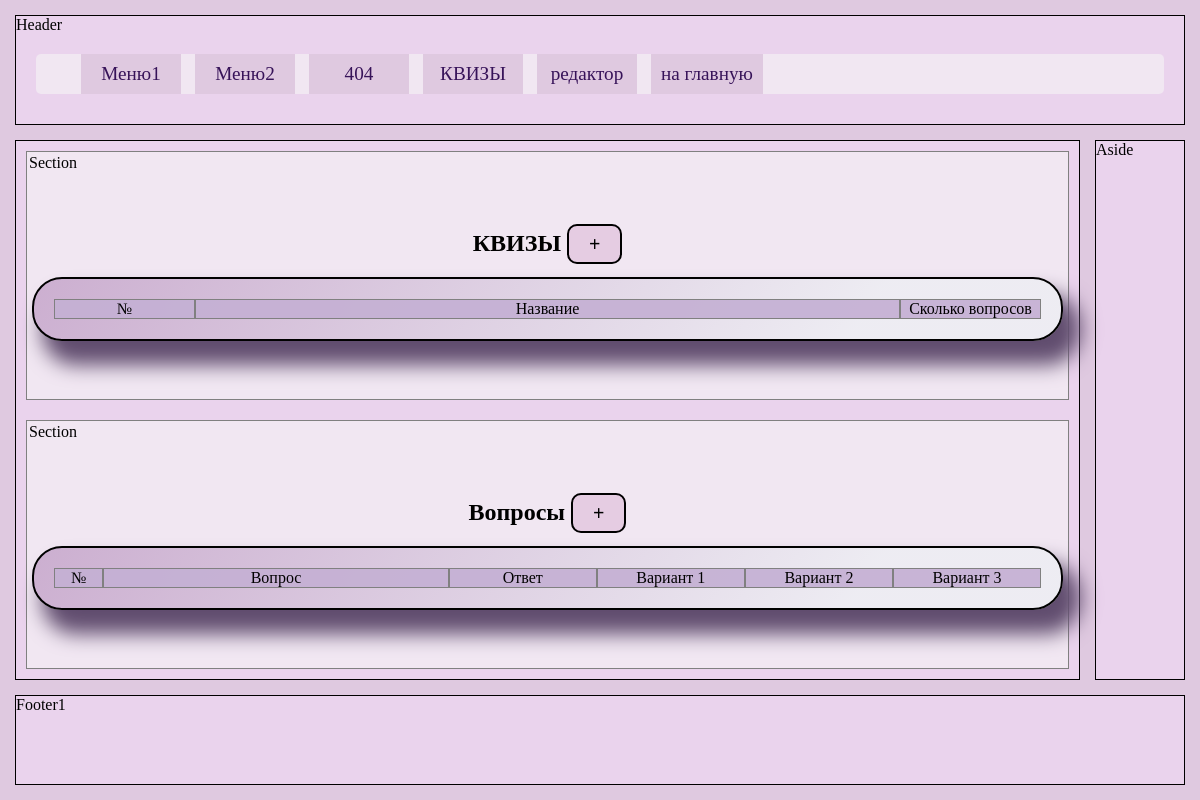
Page /quizes_view/ on the earlier database version.
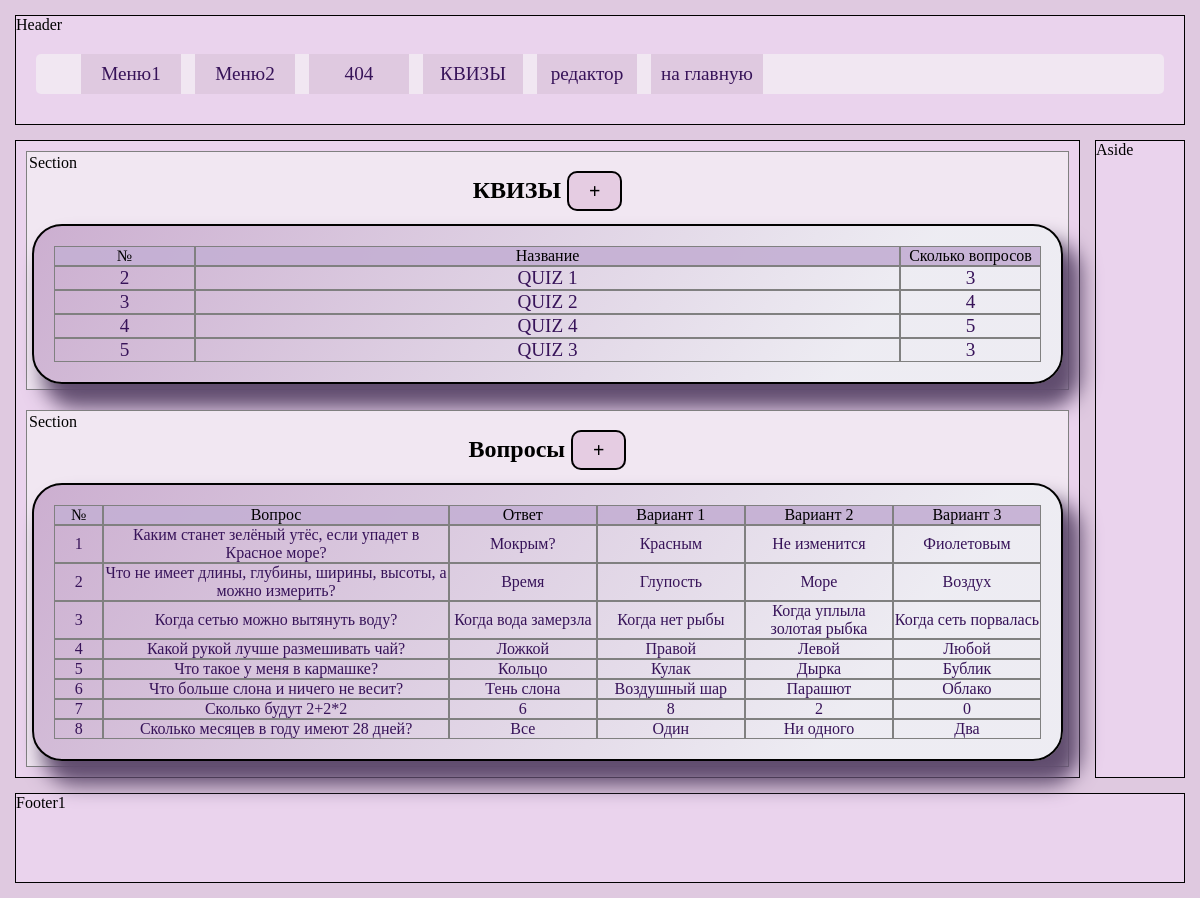
Same page on the later database version.
### models.py (models this page shows, shortened)
class Quiz(db.Model):
    id = db.Column(db.Integer, primary_key = True)
    name = db.Column(db.String(100))
    user_id = db.Column(db.Integer, db.ForeignKey('user.id'))

class Question(db.Model):
    id = db.Column(db.Integer, primary_key = True)
    question = db.Column(db.String(250), nullable=False)
    answer = db.Column(db.String(100), nullable=False)
    wrong1 = db.Column(db.String(100), nullable=False)
    wrong2 = db.Column(db.String(100), nullable=False)
    wrong3 = db.Column(db.String(100), nullable=False)
    quiz = db.relationship(
                'Quiz',
                secondary=quiz_question, backref = 'question')

### main.py (the view)
@app.route('/quizes_view/', methods = ['POST', 'GET'])
def view_quiz_edit():
    quizes = Quiz.query.all()
    questions = Question.query.all()
    return render_template('quizes_view.html',
                           html_config = html_config,
                           quizes = quizes,
                           questions = questions,
                           len = len)

### templates/quizes_view.html
{% extends "base.html" %}
{% block main_menu %}
    {{ super() }}
    {% include 'quiz_menu.html' %}
{% endblock %}
{% block content1_head %}
    <h2>КВИЗЫ <a class="button" href="#modal1">+</a></h2>
{% endblock %}
{% block content1 %}
    <div class="quizes quiz_form">
        <div class="quiz-row quiz-hrow">
            <div class="quiz-col">№</div>
            <div class="quiz-col">Название</div>
            <div class="quiz-col">Сколько вопросов</div>
        </div>
        {% for q in quizes %}
        <a href="#">
            <div class="quiz-row">
                <div class="quiz-col">{{ loop.index+1 }}</div>
                <div class="quiz-col">{{ q.name }}</div>
                <div class="quiz-col">{{ len(q.question) }}</div>
            </div>
        </a>
        {% endfor %}
    </div>
{% endblock %}
{% block content2_head %}
    <h2>Вопросы  <a class="button" href="#modal2">+</a></h2>
{% endblock %}
{% block content2 %}
<div class="questions quiz_form">
    {% include 'form_questions_tab.html' %}
</div>
{% endblock %}

### templates/base.html (shortened to what this page needs)
<!DOCTYPE html>
<html lang="en">
<head>
    <link rel="stylesheet" href="{{ url_for('static', filename='css/main.css') }}">
    <link rel="stylesheet" href="{{ url_for('static', filename='css/quiz.css') }}">
</head>
<body>
    <header >Header
        <nav>
            <ul class="main-menu">
                {% block main_menu %}
                {% include 'menu_main.html' %}
                {% endblock %}
            </ul>
        </nav>
    </header>
    <main>
        <section class="info">
            <p class="base-info">Section</p>
            {% block content1_head %}{% endblock %}
            {% block content1 %}{% endblock %}
        </section>
        <section class="content">
            <p class="base-info">Section</p>
            {% block content2_head %}
            {% endblock %}
            {% block content2 %}{% endblock %}
    </section>
    </main>
    <aside>Aside</aside>
    <footer>Footer1</footer>
</body>
</html>

### templates/menu_main.html (shortened to what this page needs)
<li><a href="#">Меню1</a></li>
<li><a href="#">Меню2</a></li>
<li><a href="err404">404</a></li>
<li><a href="\quiz\">КВИЗЫ</a></li>

### templates/quiz_menu.html
{% block main_menu %}
    {% if html_config['admin'] %}
        <li> <a href="/quizes_view/"> редактор </a></li>
    {% endif %}
    <li> <a href="/"> на главную </a></li>
{% endblock %}

### templates/form_questions_tab.html (shortened to what this page needs)
<div class="question-row question-hrow">
    <div class="quiz-col">№</div>
    <div class="quiz-col">Вопрос</div>
    <div class="quiz-col">Ответ</div>
    <div class="quiz-col">Вариант 1</div>
    <div class="quiz-col">Вариант 2</div>
    <div class="quiz-col">Вариант 3</div>
</div>
{% for q in questions %}
<a href="#">
    <div class="question-row">
        <div class="quiz-col">
            {{ loop.index }}
        </div>
        <div class="quiz-col">{{ q.question }}</div>
        <div class="quiz-col">{{ q.answer }}</div>
        <div class="quiz-col">{{ q.wrong1 }}</div>
        <div class="quiz-col">{{ q.wrong2 }}</div>
        <div class="quiz-col">{{ q.wrong3 }}</div>
    </div>
</a>
{% endfor %}

### static/css/main.css (style rules this page uses)
* { box-sizing: border-box; }
body { background-image: url(https://kinderbooks.ru/800/600/https/st.depositphotos.com/2565305/5011/v/450/depositphotos_50111615-stock-illustration-abstract-light-purple-background.jpg); min-height: 100vh; margin: auto; padding: 10px; background-color: #dfc9e0; width: 100vw; max-width: 1200px; display: grid; grid-template-columns: 1fr 100px; grid-template-rows: 120px 1fr 100px; gap: 5px; }
nav ul { border-radius: 5px; }
a { text-decoration: none; color: rgb(55, 19, 89); font-size: 1.2rem; }
.main-menu { margin: 20px; background-color: rgb(241, 231, 242); }
.main-menu > li { display: inline-block; padding: 9px 10px; background-color: #dfc9e0; margin: 0px 5px; transition: 500ms; min-width: 100px; text-align: center; }
header, footer { grid-column: 1/3; }
main { grid-column: 1/2; display: grid; }
aside { grid-row: 2/3; grid-column: 2/3; }
header, main, aside, footer { background-color: #ead3ed; border: 1px solid; margin: 5px; transition: all 100ms linear; }
header { position: relative; }
section { position: relative; margin: 10px; padding: 5px; border: 1px solid gray; background-color: rgb(241, 231, 242); display: grid; justify-items: center; align-content: center; }
h2 { text-align: center; }
.base-info { position: absolute; left: 0; top: 0; margin: 2px; }

### static/css/quiz.css (style rules this page uses)
.quiz_form { display: block; background: linear-gradient(153deg, #e9f2f375 20%, #7531807a); border-radius: 30px; border: 2px solid; box-shadow: 14px 20px 20px 4px #614d6f; text-align: center; min-width: 500px; max-width: 100%; background: linear-gradient(305deg, #e9f2f375 20%, #a371ab7a); padding: 20px; }
.button { font-size: 20px; border-radius: 10px; padding: 10px 15px 10px 15px; background-color: #c785b747; transition: all 450ms ease-out; }
.button { margin-top: 20px; font-size: 20px; border-radius: 10px; padding: 2px 15px 2px 15px; background-color: #c785b747; transition: all 250ms ease-out; text-decoration: none; border: 2px solid black; padding: 7px 20px 7px 20px; color:black; }
.quizes, .questions { display: grid; grid-template-rows: 1fr; width: 100%; }
.quiz-row { display: grid; grid-template-columns: 1fr 5fr 1fr; transition: all 200ms; }
.question-row { display: grid; grid-template-columns: 5% 35% repeat(4, 15%); transition: all 200ms; }
.quiz-col { display: grid; border:1px solid gray; align-items: center; overflow: hidden; }
.question-hrow, .quiz-hrow { background-color: #c5b0d4eb; }
.questions a { font-size: 16px; }

Differences in the rows shown:
added Quiz: name "QUIZ 1", question "3"
added Quiz: name "QUIZ 2", question "4"
added Quiz: name "QUIZ 4", question "5"
added Quiz: name "QUIZ 3", user "3"
added Question: question "Каким станет зелёный утёс, если упадет в Красное море?", answer "Мокрым?", wrong1 "Красным", wrong2 "Не изменится", wrong3 "Фиолетовым"
added Question: question "Что не имеет длины, глубины, ширины, высоты, а можно измерить?", answer "Время", wrong1 "Глупость", wrong2 "Море", wrong3 "Воздух"
added Question: question "Когда сетью можно вытянуть воду?", answer "Когда вода замерзла", wrong1 "Когда нет рыбы", wrong2 "Когда уплыла золотая рыбка", wrong3 "Когда сеть порвалась"
added Question: question "Какой рукой лучше размешивать чай?", answer "Ложкой", wrong1 "Правой", wrong2 "Левой", wrong3 "Любой"
added Question: question "Что такое у меня в кармашке?", answer "Кольцо", wrong1 "Кулак", wrong2 "Дырка", wrong3 "Бублик"
added Question: question "Что больше слона и ничего не весит?", answer "Тень слона", wrong1 "Воздушный шар", wrong2 "Парашют", wrong3 "Облако"
added Question: question "Сколько будут 2+2*2", answer "6", wrong1 "8", wrong2 "2", wrong3 "0"
added Question: question "Сколько месяцев в году имеют 28 дней?", answer "Все", wrong1 "Один", wrong2 "Ни одного", wrong3 "Два"
